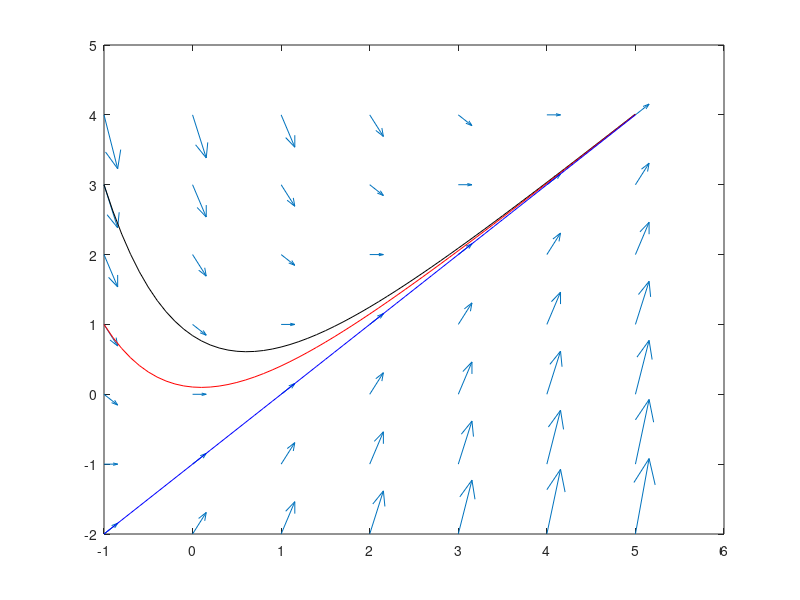

MATLAB code for this plot:
clear
dy = @(t,y) t-y;
[T,Y] = meshgrid(-1:1:5,-2:1:4);
arrowY = dy(T,Y);
arrowT = ones(size(Y));
quiver(T,Y,arrowT,arrowY);
hold on
[t,y] = ode45(@(t,y) t-y,-1:.1:5,3); plot(t,y,'k');
[t,y] = ode45(@(t,y) t-y,-1:.1:5,1); plot(t,y,'r');
[t,y] = ode45(@(t,y) t-y,-1:.1:5,-2); plot(t,y,'b');
hold off
